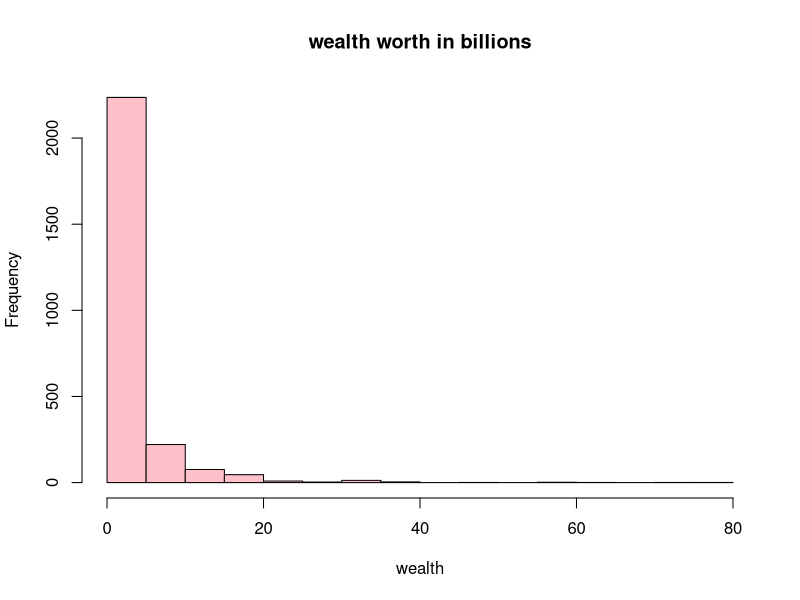
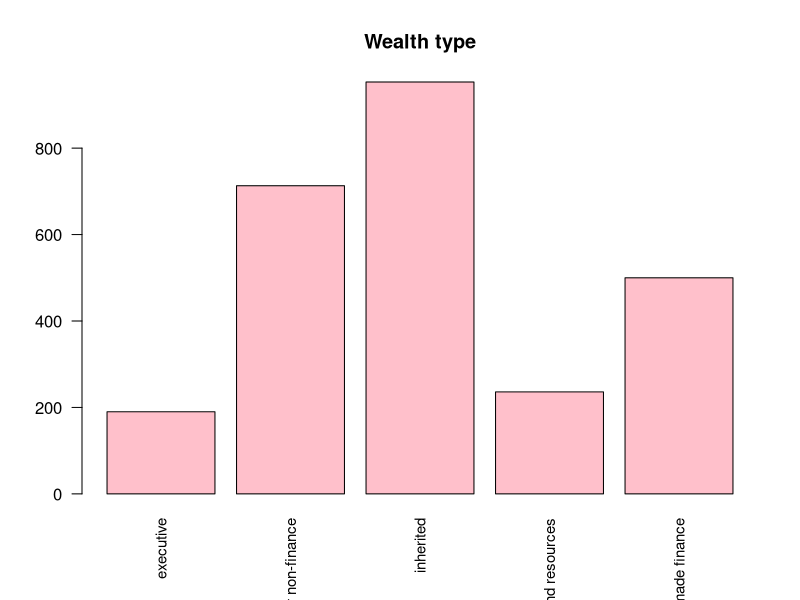
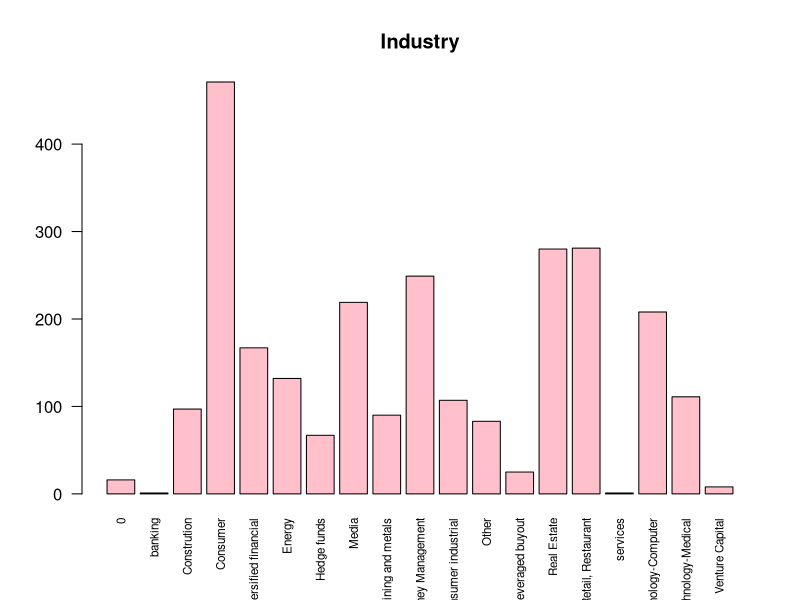
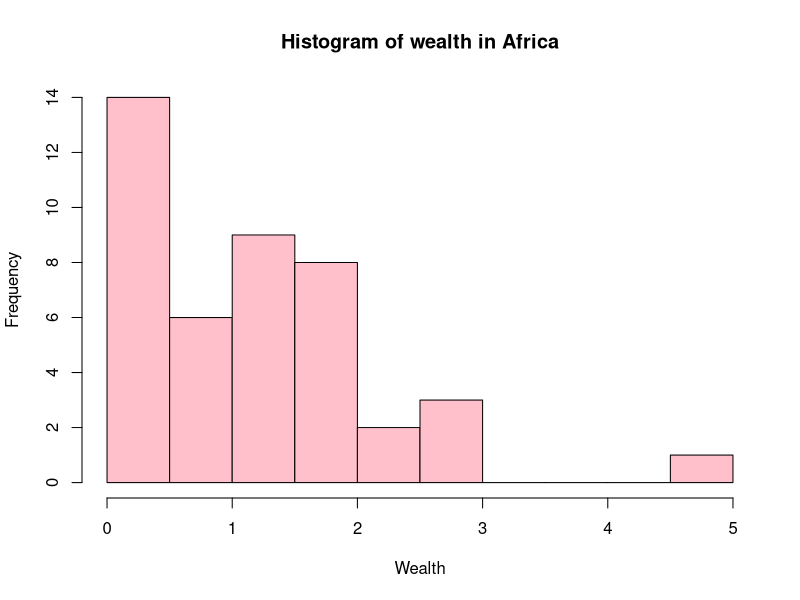
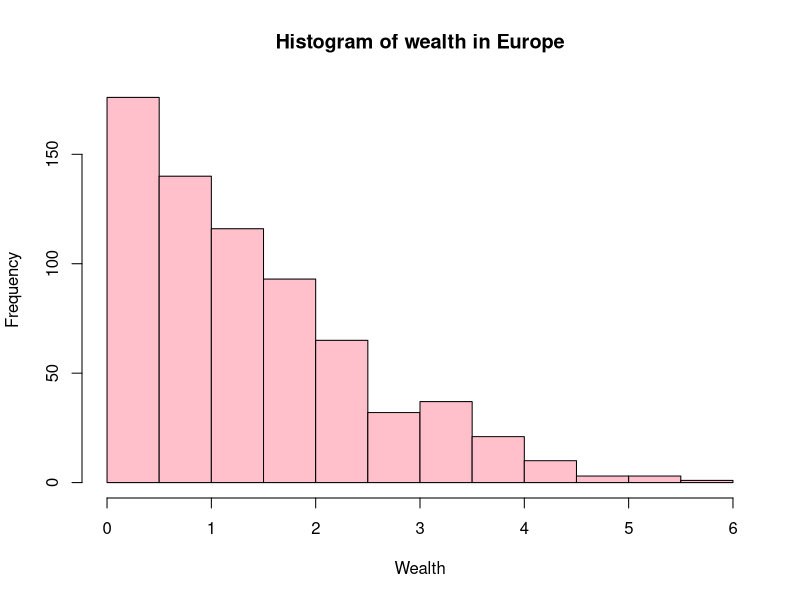
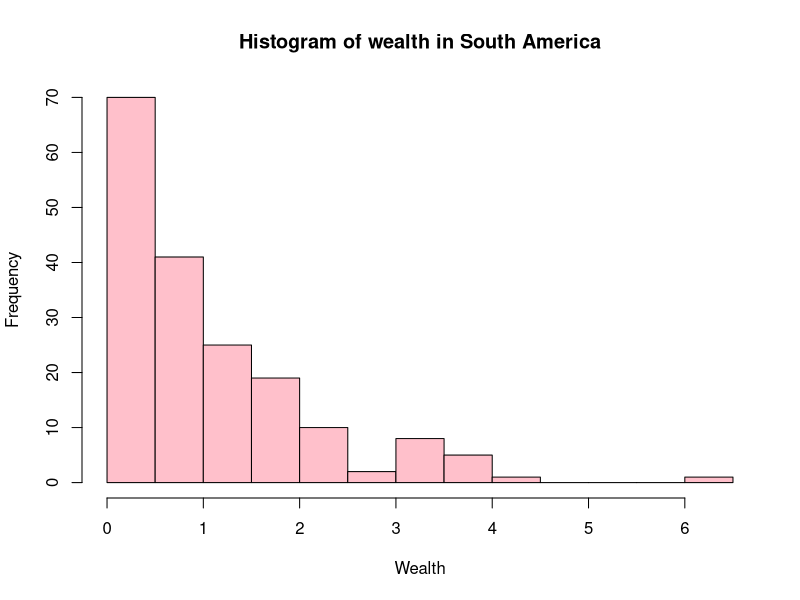
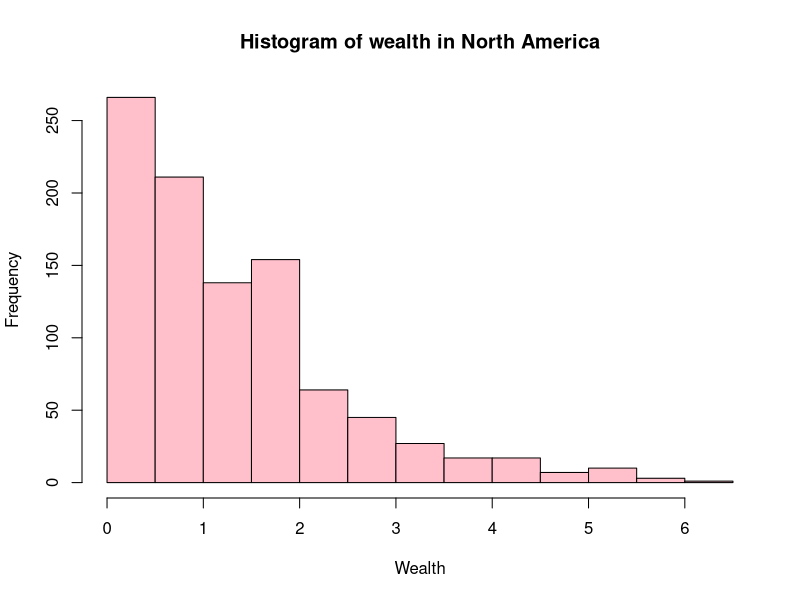
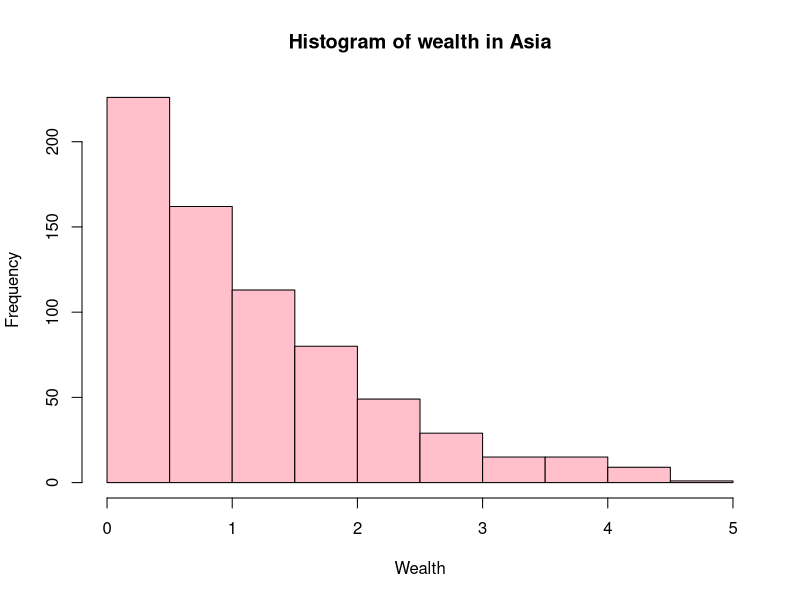

Write the R code that produced these figures, in order.
## ---- chunk 1
knitr::opts_chunk$set(echo = TRUE)
## ---- chunk 2
library("readxl")
library(tidyverse)
library(dplyr)
library(fastDummies)

## ---- chunk 3
# Učitavanje podataka iz excel datoteke
# Promijeniti path u put do datoteke s podacima
bill_data <- read_excel("billionaires.xlsx")
## ---- chunk 4
dim(bill_data) # dimenzije: 2614 redaka i 22 stupaca
names(bill_data) # imena stupaca
view(bill_data)

# klase pojedinih stupaca
sapply(bill_data, class)

# klasa tablice
class(bill_data) 
# zaključak: bill_data podaci su dobro učitani
## ---- chunk 5
# Pomoćna funkcija za izbacivanje stršećih vrijednosti
remove_outliers <- function(data, data_column) {
  quartiles <- quantile(data_column, probs=c(.25, .75), na.rm = FALSE)
  IQR <- IQR(data_column)
  Lower <- quartiles[1] - 1.5*IQR
  Upper <- quartiles[2] + 1.5*IQR 
  
  return(subset(data, data_column >= Lower & data_column <= Upper))
}

cat('\n Dimenzija podataka: ', dim(bill_data))
## ---- chunk 6
for (col_name in names(bill_data)){
  if (sum(is.na(bill_data[,col_name])) > 0){
    cat('Ukupno nedostajućih vrijednosti za varijablu'
        ,col_name, ': ', sum(is.na(bill_data[,col_name])),'\n')
  }
}

## ---- chunk 7

hist(bill_data$`wealth.worth in billions` ,main='wealth worth in billions', xlab='wealth', ylab='Frequency', col="pink")


summary(bill_data$`wealth.worth in billions`)

## ---- chunk 8

barplot(table(bill_data$wealth.type),las=2,cex.names=.9,main='Wealth type',col="pink")


## ---- chunk 9
barplot(table(bill_data$wealth.how.industry),las=2,cex.names=.7,main='Industry',col="pink")


## ---- chunk 10

table(bill_data$demographics.gender)

## ---- chunk 11
median(bill_data$demographics.age)
mean(bill_data$demographics.age)



## ---- chunk 12
levels(factor(bill_data$location.region))
## ---- chunk 13
# is.na ce nam vratiti logical vektor koji ima TRUE na mjestima gdje ima NA:
sum(is.na(bill_data$location.region)) 
 

## ---- chunk 14
table(bill_data$location.region)



## ---- chunk 15


bill_data$location.citizenship[bill_data$location.region == "Middle East/North Africa"]
bill_data$location.citizenship[bill_data$location.region == "0"]

## ---- chunk 16
bill_data_copy = data.frame(bill_data)
tracemem(bill_data)==tracemem(bill_data_copy)
untracemem(bill_data_copy)
untracemem(bill_data_copy)
## ---- chunk 17
# Združimo Europu
for (column_name in c("Europe")){
  bill_data_copy$location.region[bill_data_copy$location.region == column_name] = "Europe";
}

# Združimo Afriku
for (column_name in c("Lebanon","Egypt","Morocco","Algeria")){
  bill_data_copy$location.region[bill_data_copy$location.citizenship == column_name] = "Africa";
}

for (column_name in c("Sub-Saharan Africa")){
  bill_data_copy$location.region[bill_data_copy$location.region == column_name] = "Africa";
}

# združimo Sjevernu Ameriku
for (column_name in c("North America")){
  bill_data_copy$location.region[bill_data_copy$location.region == column_name] = "North America";
  
  for (column_name in c("Bermuda")){
  bill_data_copy$location.region[bill_data_copy$location.citizenship == column_name] = "North America";
}
}

# Združimo Južnu Ameriku
for (column_name in c("Latin America")){
  bill_data_copy$location.region[bill_data_copy$location.region == column_name] = "South America";
}

# Združimo Aziju
for (column_name in c("East Asia","South Asia")){
  bill_data_copy$location.region[bill_data_copy$location.region == column_name] = "Asia";
}
for (column_name in c("Saudi Arabia","Kuwait","United Arab Emirates","Israel","Turkey","Oman","Bahrain")){
  bill_data_copy$location.region[bill_data_copy$location.citizenship == column_name] = "Asia";
}

#Združimo Australiju
for (column_name in c("Australia")){
  bill_data_copy$location.region[bill_data_copy$location.citizenship == column_name] = "Australia";
}


bill_data_copy

## ---- chunk 18
tbl = table(bill_data_copy$location.region)
print(tbl)

## ---- chunk 19

# logaritmirali smo wealth kako bi dobili ljepšu distribuciju na grafovima

wealth <- log(bill_data_copy$wealth.worth.in.billions, 2)

require(nortest)
lillie.test(wealth)

lillie.test(wealth[bill_data_copy$location.region=='Africa'])
lillie.test(wealth[bill_data_copy$location.region=='Europe'])
lillie.test(wealth[bill_data_copy$location.region=='South America'])
lillie.test(wealth[bill_data_copy$location.region=='North America'])
lillie.test(wealth[bill_data_copy$location.region=='Asia'])
lillie.test(wealth[bill_data_copy$location.region=='Australia'])


hist(wealth[bill_data_copy$location.region=='Africa'], main = "Histogram of wealth in Africa", xlab="Wealth", col= "pink")
hist(wealth[bill_data_copy$location.region=='Europe'], main = "Histogram of wealth in Europe", xlab="Wealth", col= "pink")
hist(wealth[bill_data_copy$location.region=='South America'], main = "Histogram of wealth in South America", xlab="Wealth", col= "pink")
hist(wealth[bill_data_copy$location.region=='North America'], main = "Histogram of wealth in North America", xlab="Wealth", col= "pink")
hist(wealth[bill_data_copy$location.region=='Asia'], main = "Histogram of wealth in Asia", xlab="Wealth", col= "pink")
hist(wealth[bill_data_copy$location.region=='Australia'], main = "Histogram of wealth in Australia", xlab="Wealth", col= "pink")

## ---- chunk 20

# Testiranje homogenosti varijance uzoraka Bartlettovim testom

bartlett.test(wealth ~ bill_data_copy$location.region )


var((wealth[bill_data_copy$location.region=='Africa']))
var((wealth[bill_data_copy$location.region=='Asia']))
var((wealth[bill_data_copy$location.region=='Europe']))
var((wealth[bill_data_copy$location.region=='North America']))
var((wealth[bill_data_copy$location.region=='South America']))
var((wealth[bill_data_copy$location.region=='Australia']))

## ---- chunk 21

# Graficki prikaz podataka
boxplot(wealth ~ bill_data_copy$location.region, xlab="Continent", ylab="Wealth", col= "pink")

## ---- chunk 22

mean_all= mean(bill_data_copy$wealth.worth.in.billions)
mean_all
mean_by_continent <- bill_data_copy %>% 
  group_by(location.region) %>% 
  summarize(mean_continent = mean(wealth.worth.in.billions))
mean_by_continent



## ---- chunk 23

# Alternativa ANOVI - Kruskal - Wallis test

kruskal.test(bill_data_copy$wealth.worth.in.billions ~ bill_data_copy$location.region)


## ---- chunk 24
inherited = bill_data[bill_data$wealth.how.inherited!="not inherited",]
non_inherited = bill_data[bill_data$wealth.how.inherited=="not inherited",]
## ---- chunk 25
inherited_mean = mean(inherited$`wealth.worth in billions`)
print(inherited_mean)

non_inherited_mean = mean(non_inherited$`wealth.worth in billions`)
print(non_inherited_mean)

## ---- chunk 26
hist(inherited$`wealth.worth in billions`, breaks = 20, main = "Histogram of wealth that is inherited", xlab="inherited wealth", col= "pink")
boxplot(inherited$`wealth.worth in billions`, col = "pink")

hist(non_inherited$`wealth.worth in billions`, breaks = 20, main = "Histogram of wealth that is not inherited", xlab="non inherited wealth", col= "pink")
boxplot(non_inherited$`wealth.worth in billions`, col ="pink")
## ---- chunk 27
qqnorm(inherited$`wealth.worth in billions`, pch = 1, frame = FALSE,main='Inherited')
qqline(inherited$`wealth.worth in billions`, col = "blue", lwd = 2)

qqnorm(non_inherited$`wealth.worth in billions`, pch = 1, frame = FALSE,main='Non inherited')
qqline(non_inherited$`wealth.worth in billions`, col = "red", lwd = 2)

## ---- chunk 28
ks.test(inherited$`wealth.worth in billions`, y="pnorm")
ks.test(non_inherited$`wealth.worth in billions`, y="pnorm")
## ---- chunk 29
 
wilcox.test(inherited_mean, non_inherited_mean, alt = "greater")

## ---- chunk 30
exclude_cols = c("name", "company.name", "rank", "location.gdp", "location.country code", "location.citizenship", "wealth.how.from emerging", "wealth.how.was founder", "wealth.how.was political", "company.sector")

bill_data_clean <- bill_data %>% select(-one_of(exclude_cols)) %>% arrange(year)

bill_data_clean[["company.relationship"]] <- tolower(bill_data_clean[["company.relationship"]] )

bill_data_clean <- bill_data_clean %>% filter(demographics.age > 0)
bill_data_clean <- bill_data_clean %>% filter(!location.region == "0")

# inflation rate $1.00 (1996) -> $1.51 (2014), +50.9%
# inflation rate $1.00 (2001) -> $1.34 (2014), +33.7%
bill_data_clean[bill_data_clean$year == "1996", "wealth.worth in billions"] <- bill_data_clean[bill_data_clean$year == "1996", "wealth.worth in billions"] * 1.509
bill_data_clean[bill_data_clean$year == "2001", "wealth.worth in billions"] <- bill_data_clean[bill_data_clean$year == "2001", "wealth.worth in billions"] * 1.337

# Iskoristili smo godinu da ažuriramo cijene (inflacija), sad ju odbacujemo
bill_data_clean <- bill_data_clean %>% select(., -year)

bill_data_clean$company.relationship <- gsub(".*\b(owner)\b.*", "owner", bill_data_clean$company.relationship)
bill_data_clean$company.relationship <- gsub(".*(ceo|chief executive officeor|chief executive officer|chief executive|exectuitve).*", "ceo", bill_data_clean$company.relationship)
bill_data_clean$company.relationship <- gsub(".*(founder).*", "founder", bill_data_clean$company.relationship)
bill_data_clean$company.relationship <- gsub(".*(chair|chari).*", "chairman", bill_data_clean$company.relationship)
bill_data_clean$company.relationship <- gsub(".*(director).*", "director", bill_data_clean$company.relationship)
bill_data_clean$company.relationship <- gsub(".*(head).*", "head", bill_data_clean$company.relationship)
bill_data_clean$company.relationship <- gsub(".*(president).*", "president", bill_data_clean$company.relationship)

bill_data_clean <- bill_data_clean %>% drop_na()

bill_categorical <- bill_data_clean %>% select(where(is_character))
bill_numeric <- bill_data_clean %>% select(where(is.numeric))
bill_categorical_onehot = dummy_cols(bill_categorical, remove_first_dummy = TRUE, remove_selected_columns = TRUE)
bill_categorical_onehot <- bill_categorical_onehot[, colSums(bill_categorical_onehot) > 5]
bill_data_clean <- bind_cols(bill_numeric, bill_categorical_onehot)
## ---- chunk 31
correlation_threshold = 0.9
tmp <- corr_table <- cor(bill_data_clean)
tmp[upper.tri(tmp)] <- 0
diag(tmp) <- 0  # clean diagonal which is always 1
bill_data_clean <- bill_data_clean[, apply(tmp,2,function(x) all(x<= correlation_threshold))]

bill_data_clean <- remove_outliers(bill_data_clean, bill_data_clean$`wealth.worth in billions`)
wealth <- bill_data_clean$`wealth.worth in billions`
## ---- chunk 32
w <- corr_table[, "wealth.worth in billions"]
w <- abs(w)

corr_wealth_vars <- w[order(w, decreasing = TRUE)]
cat("")
corr_wealth_vars[2:6]
## ---- chunk 33
# x setup, y = wealth
normalized<-function(y) {
  x<-y[!is.na(y)]
  x<-(x - min(x)) / (max(x) - min(x))
  y[!is.na(y)]<-x
  return(y)
}

# `wealth.how.industry_Retail, Restaurant` casues fitting issues
exclude_cols = c("wealth.worth in billions", "wealth.how.industry_Retail, Restaurant", "wealth.type_inherited")
x <- bill_data_clean %>% select(-one_of(exclude_cols))
x[, c("company.founded", "demographics.age")] <- apply(x[, c("company.founded", "demographics.age")] , 2 , normalized) # minmax scaling
x <- x[,order(colnames(x))]

## ---- chunk 34
cat("Ukupan broj regresora:", length(colnames(x)), "\n")
p_value_column <- 4
model_all_vars <- lm(wealth ~ . , x)
sa <- summary(model_all_vars)
cat("Postotak varijance objašnjen linearnim modelom", sa$adj.r.squared * 100, "%\n")
coef <- sa$coefficients
coef_sorted <- coef[order(coef[,p_value_column]),]
cat("Prvih 5 regresora sortiranih uzlazno po p vrijednosti:\n")
coef_sorted[1:5,]
## ---- chunk 35

n = 10
filtered_col_names = c()
r_squares = c()
ps = c()
col_names=colnames(x)

for(i in 1:ncol(x)){
  
  col_name=col_names[i]
  model=lm(wealth ~ x[[col_name]]) # napravi lienarni model s jednim regresorom
  summary_model = summary(model)
  
  filtered_col_names <- append(filtered_col_names, col_name)
  r_squares <- append(r_squares, summary_model$r.squared)
  ps <- append(ps,  summary_model$coefficients[,4][2])
}

df_g_squares=data.frame(filtered_col_names, r_squares, ps)
df_top_predictors = df_g_squares[order(df_g_squares$ps), ]
df_top_predictors[1:n, ]
top_n_predictors_one_var_lin <- df_top_predictors[1:n, "filtered_col_names"]
## ---- chunk 36
a <- anova(model_all_vars)
ps_a <- a$`Pr(>F)`
ps_a <- head(ps_a, -1) # anova returns NA for last element

ps_a_ord <- order(ps_a)
sorted_cols <- colnames(x)[order(colnames(x))]
top_predictors_anova <- sorted_cols[ps_a_ord][1:n]

top_predictors = c(top_predictors_anova, top_n_predictors_one_var_lin)
top_predictors <- top_predictors[!duplicated(top_predictors)]

cat("Broj regersora", length(top_predictors))
model_top_preds <- lm(wealth ~ . , x[, top_predictors])
summary(model_top_preds)
## ---- chunk 37
require(nortest)
hist(rstandard(model_top_preds))
qqnorm(rstandard(model_top_preds))
qqline(rstandard(model_top_preds), col = "blue", lwd = 2)
ks.test(rstandard(model_top_preds),'pnorm')
lillie.test(rstandard(model_top_preds))
## ---- chunk 38
non_inherited_2014 <- non_inherited[non_inherited$year == 2014,]
non_inherited_2001 <- non_inherited[non_inherited$year == 2001,]
non_inherited_2014_new = bill_data[FALSE,]
non_inherited_2001_old = bill_data[FALSE,]

# selekcija novonastalih milijardera iz 2014. koji nisu bili na prethodnoj listi iz 2001.
for(i in 1:nrow(non_inherited_2014)) {
  r <- non_inherited_2014[i,]
  if(sum(str_detect(non_inherited_2001$name, r[[1]])) == 0) {
    non_inherited_2014_new <- rbind(non_inherited_2014_new, non_inherited_2014[i,])
  }
}

# selekcija milijardera iz 2001. koji nisu na listi iz 2014.
for(i in 1:nrow(non_inherited_2001)) {
  r <- non_inherited_2001[i,]
  if(sum(str_detect(non_inherited_2014$name, r[[1]])) == 0) {
    non_inherited_2001_old <- rbind(non_inherited_2001_old, non_inherited_2001[i,])
  }
}
## ---- chunk 39

par(mar=c(10,7,1,1))
barplot(sort(table(subset(non_inherited_2014$wealth.how.industry, non_inherited_2014$wealth.how.industry != "0")), decreasing = TRUE),
        main = "Distribution of billionaires by industry in 2014",
        las = 2, col="pink")
## ---- chunk 40
par(mar=c(10,5,1,1))
barplot(sort(table(subset(non_inherited_2014_new$wealth.how.industry, non_inherited_2014_new$wealth.how.industry != "0")), decreasing = TRUE),
        main = "Distribution of newly made billionaires by industry in 2014",
        las = 2, col ="pink")
## ---- chunk 41
par(mar=c(10,5,1,1))
barplot(sort(table(subset(non_inherited_2001_old$wealth.how.industry, non_inherited_2001_old$wealth.how.industry != "0")), decreasing = TRUE),
        main = "Distribution of ex-billionaires by industry in 2001",
        las = 2, col="pink")
## ---- chunk 42
bill_data_gender= bill_data_copy%>% filter(!is.na(demographics.gender))



women = bill_data_gender[bill_data_gender$demographics.gender == "female",]
men = bill_data_gender[bill_data_gender$demographics.gender == "male",]


## ---- chunk 43
women_mean = mean(women$wealth.worth.in.billions)
women_mean
men_mean = mean(men$wealth.worth.in.billions)
men_mean
## ---- chunk 44
hist(women$wealth.worth.in.billions,
     main='Histogram of womens wealth worth in billions',
     xlab='Wealth',
     col="pink")

hist(men$wealth.worth.in.billions,
     main='Histogram of mens wealth worth in billions',
     xlab='Wealth',
     col="pink")



## ---- chunk 45
ks.test(women$wealth.worth.in.billions, y="pnorm")
ks.test(men$wealth.worth.in.billions, y="pnorm")
## ---- chunk 46
 
wilcox.test(women_mean, men_mean, alt = "greater")
